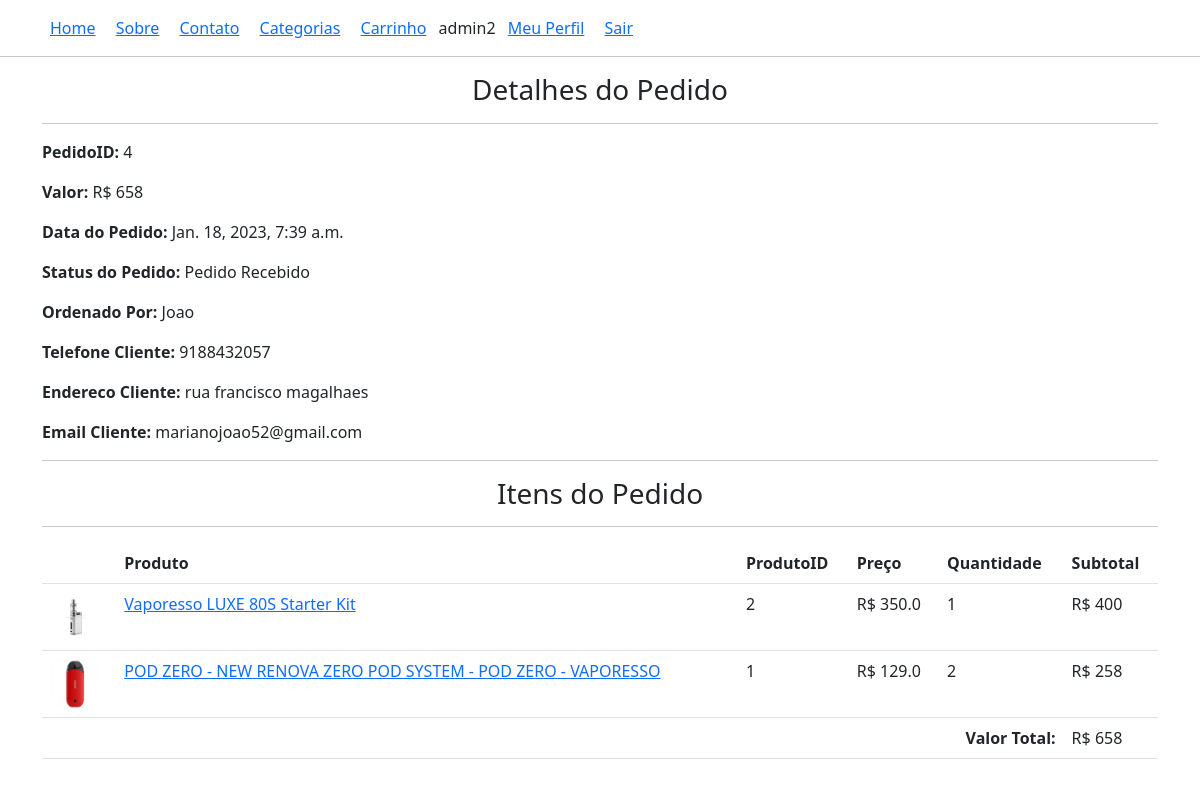
The page /perfil/pedido-4/ (signed in) on the database its author committed.
### lojaapp/models.py (models this page shows, shortened)
class Cliente(models.Model):
    user = models.OneToOneField(User, on_delete=models.CASCADE)
    nome = models.CharField(max_length=200)
    endereco = models.CharField(max_length=200, null=True, blank=True)
    data_on = models.DateTimeField(auto_now_add=True)

class Pedido_order(models.Model):
    carro = models.OneToOneField(Carro, on_delete=models.CASCADE)
    ordenado_por = models.CharField(max_length=200)
    endereco_envio = models.CharField(max_length=200)
    telefone = models.CharField(max_length=10)
    email = models.EmailField(null=True, blank=True)
    subtotal = models.PositiveIntegerField()
    total = models.PositiveIntegerField()
    pedido_status = models.CharField(max_length=50, choices=PEDIDO_STATUS)
    criado_em = models.DateTimeField(auto_now_add=True)

class CarroProduto(models.Model):
    carro = models.ForeignKey(Carro, on_delete=models.CASCADE)
    produto = models.ForeignKey(Produto, on_delete=models.CASCADE)
    quantidade = models.PositiveIntegerField()
    avaliacao = models.PositiveIntegerField()
    subtotal = models.PositiveIntegerField()

class Produto(models.Model):
    titulo = models.CharField(max_length=200)
    slug = models.SlugField(unique=True)
    categoria = models.ForeignKey(Categoria, on_delete=models.CASCADE)
    image = models.ImageField(upload_to='produtos')
    preco = models.FloatField()
    promocao_preco_antigo = models.FloatField(blank=True, null=True)
    descricao = models.TextField()
    visualizacao = models.PositiveIntegerField(default=0)

### lojaapp/views.py (the view)
# urls.py: path("perfil/pedido-<int:pk>/", ClientePedidoDetalheView.as_view(), name='clientepedidodetalhe'),
class ClientePedidoDetalheView(DetailView):
    template_name = 'clientepedidodetalhe.html'
    model = Pedido_order
    context_object_name = 'pedido_obj'
    def dispatch(self, request, *args, **kwargs):
        if request.user.is_authenticated and Cliente.objects.filter(user=request.user).exists():
            order_id = self.kwargs['pk']
            pedido = Pedido_order.objects.get(id=order_id)
            if request.user.cliente != pedido.carro.cliente:
                return redirect("lojaapp:clienteperfil")
        else:
            return redirect('/entrar/?next=/perfil/')
        return super().dispatch(request, *args, **kwargs)

### templates/clientepedidodetalhe.html (shortened to what this page needs)
{% extends 'base.html' %}
{% load humanize %}
{% block content %}
<div class="container">
    <div class="row">
        <div class="col-md-12 mx-auto">
            <h3 class="text-center">Detalhes do Pedido</h3>
            <hr>
            <p><span class="fw-bold">PedidoID: </span>{{pedido_obj.id}}</p>
            <p><span class="fw-bold">Valor: </span>R$ {{pedido_obj.total}}</p>
            <p><span class="fw-bold">Data do Pedido: </span>{{pedido_obj.criado_em}}</p>
            <p><span class="fw-bold">Status do Pedido: </span>{{pedido_obj.pedido_status}}</p>
            <p><span class="fw-bold">Ordenado Por: </span>{{pedido_obj.ordenado_por}}</p>
            <p><span class="fw-bold">Telefone Cliente: </span>{{pedido_obj.telefone}}</p>
            <p><span class="fw-bold">Endereco Cliente: </span>{{pedido_obj.endereco_envio}}</p>
            <p><span class="fw-bold">Email Cliente: </span>{{pedido_obj.email}}</p>
            <hr>
            <h3 class="text-center">Itens do Pedido</h3>
            <hr>
            <table class="table">
                <thead>
                <tr>
                    <th></th>
                    <th>Produto</th>
                    <th>ProdutoID</th>
                    <th>Preço</th>
                    <th>Quantidade</th>
                    <th>Subtotal</th>
                </tr>
                </thead>
                <tbody>
                {% for cp in pedido_obj.carro.carroproduto_set.all %}
                <tr>
                    <td><img src="{{cp.produto.image.url}}" alt="" width="50px"></td>
                    <td><a href="{% url 'lojaapp:produtodetalhe' cp.produto.slug %}" target="blank">{{cp.produto.titulo}}</a></td>
                    <td>{{cp.produto.id}}</td>
                    <td>R$ {{cp.produto.preco|intcomma}}</td>
                    <td>{{cp.quantidade}}</td>
                    <td>R$ {{cp.subtotal|intcomma}}</td>
                </tr>
                {% endfor %}
                <tr>
                    <td colspan="5" class="text-end fw-bold">Valor Total:</td>
                    <td>R$ {{pedido_obj.total|intcomma}}</td>
                </tr>
                </tbody>
            </table>
        </div>
    </div>
</div>
{% endblock %}

### templates/base.html (shortened to what this page needs)
<!DOCTYPE html>
<html lang="en">
<head>
    <link href="https://cdn.jsdelivr.net/npm/bootstrap@5.3.0-alpha1/dist/css/bootstrap.min.css" rel="stylesheet">
</head>
<body>
<div class="container mt-3">
    <a href="{% url 'lojaapp:home' %}" class="mx-2">Home</a>
    <a href="{% url 'lojaapp:sobre' %}" class="mx-2">Sobre</a>
    <a href="{% url 'lojaapp:contato' %}" class="mx-2">Contato</a>
    <a href="{% url 'lojaapp:produtos' %}" class="mx-2">Categorias</a>
    <a href="{% url 'lojaapp:meucarro' %}" class="mx-2">Carrinho</a>
    {% if request.user.cliente %}
    {{ request.user.cliente.nome }}
    <a href="{% url 'lojaapp:clienteperfil' %}" class="mx-2">Meu Perfil</a>
    <a href="{% url 'lojaapp:clientesair' %}" class="mx-2">Sair</a>
    {% else %}
    <a href="{% url 'lojaapp:clienteentrar' %}" class="mx-2">Entrar</a>
    <a href="{% url 'lojaapp:clienteregistrar' %}" class="mx-2">Cadastrar</a>
    {% endif %}
</div>
<hr>
{% block content %}
{% endblock content %}
</body>
</html>

### rows shown on the page
Pedido_order: id "4", total "658", criado_em "Jan. 18, 2023, 7:39 a.m.", pedido_status "Pedido Recebido", ordenado_por "Joao", telefone "9188432057", endereco_envio "rua francisco magalhaes", email "marianojoao52@gmail.com"
CarroProduto: produto.image (picture), produto.titulo "Vaporesso LUXE 80S Starter Kit", produto.id "2", produto.preco "350.0", quantidade "1", subtotal "400"
CarroProduto: produto.image (picture), produto.titulo "POD ZERO - NEW RENOVA ZERO POD SYSTEM - POD ZERO - VAPORESSO", produto.id "1", produto.preco "129.0", quantidade "2", subtotal "258"

### other values the page prints
{{ request.user.cliente.nome }} "admin2"
